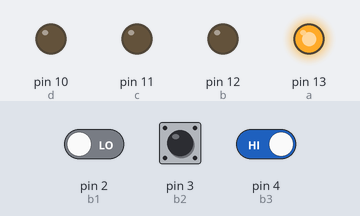
Bench run of a sketch on a simulated Arduino Uno, built with avr-gcc and run on an emulated ATmega328P. Shown: output pins drawn as LEDs (lit = HIGH). The test bench sets the inputs (shaded band); at power-on: pin 2 (b1) LOW, pin 4 (b3) HIGH, pin 3 (b2) HIGH.

Above: at 1.2 s.
1.3 s: pin 2 (b1) driven HIGH
At 2.5 s:
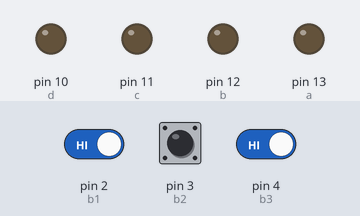
2.8 s: pin 4 (b3) driven LOW
At 3.8 s:
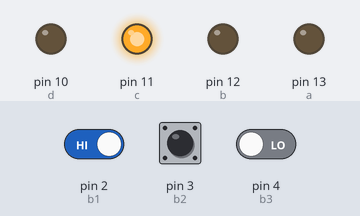
4.3 s: pin 4 (b3) driven HIGH
At 5.0 s:
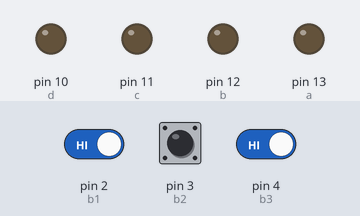
5.8 s: pin 2 (b1) driven LOW
At 6.1 s:
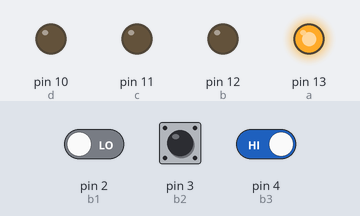
Timing chart, 0 to 8.3 s (numbered marks = the images above; inputs shaded):
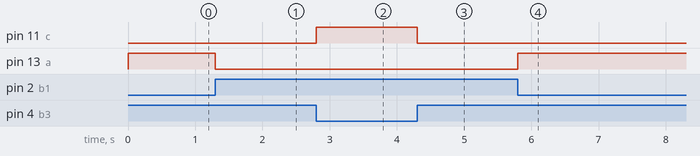

Measured:
- after the input at 1.3 s, pin 13 (a): HIGH → LOW at once
- after the input at 2.8 s, pin 11 (c): LOW → HIGH at once
- after the input at 4.3 s, pin 11 (c): HIGH → LOW at once
- after the input at 5.8 s, pin 13 (a): LOW → HIGH at once

The sketch:

code.ino
```cpp
int a=13;
int b=12;
int c=11;
int d=10;

int b1=2;
int b2=3;
int b3=4;


int x1,x2,x3;
void setup()
{
  pinMode(a,OUTPUT);
  pinMode(b,OUTPUT);
  pinMode(c,OUTPUT);
  pinMode(d,OUTPUT);

  pinMode(b1,INPUT);
  pinMode(b2,INPUT);
  pinMode(b3,INPUT);

}
  void loop()
{
  x1=digitalRead(b1);
 x2=digitalRead(b2);
   x3=digitalRead(b3);


  if (x1==1&& x2==0&&  x3==0)
  {
    digitalWrite(a,0);
    digitalWrite(b,0);
    digitalWrite(c,1);
    digitalWrite(d,0);
  }
    else if (x1==1&& x2==1 &&  x3==0)
  {
    digitalWrite(a,0);
    digitalWrite(b,0);
    digitalWrite(c,1);
    digitalWrite(d,0);
  }
    else if (x1==1&& x2==0 &&  x3==0)
  {
    digitalWrite(a,0);
    digitalWrite(b,0);
    digitalWrite(c,1);
    digitalWrite(d,0);
  }
    else if (x1==0&& x2==1 &&  x3==1)
  {
    digitalWrite(a,1);
    digitalWrite(b,0);
    digitalWrite(c,0);
    digitalWrite(d,0);
  }
    else if (x1==0&& x2==0 &&  x3==1)
  {
    digitalWrite(a,1);
    digitalWrite(b,0);
    digitalWrite(c,0);
    digitalWrite(d,0);
  }
   else
  {
    digitalWrite(a,0);
    digitalWrite(b,0);
    digitalWrite(c,0);
    digitalWrite(d,0);
  }

  }
  
```
